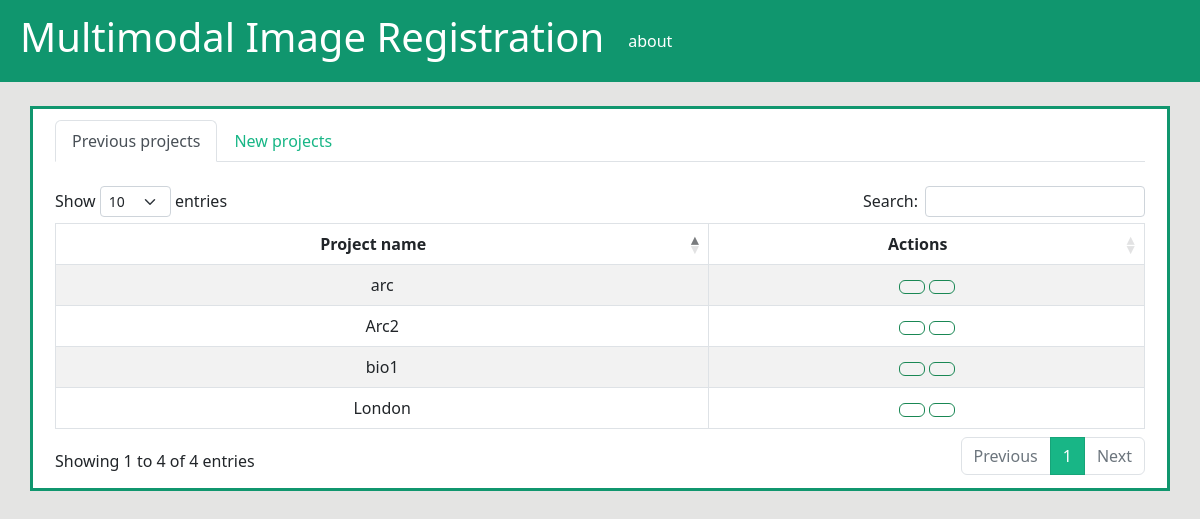
The app's page /, older data.
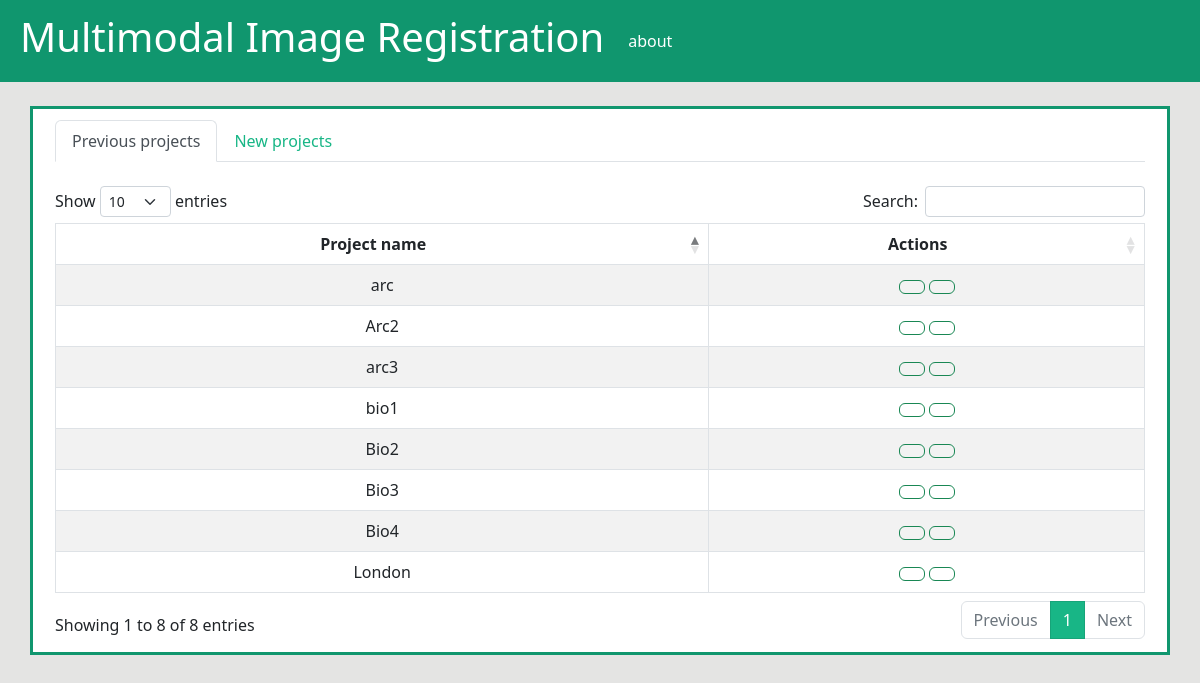
The same page, newer data.
### main/models.py (models this page shows, shortened)
class Projects(models.Model):
    name = models.CharField(max_length=255, null=True)
    image1 = models.ImageField(upload_to='img/fixed/')
    image2 = models.ImageField(upload_to='img/moving/')

class Results(models.Model):
    warping = models.ImageField(max_length=255, storage=OverwriteStorage(),upload_to='img/results/warp/', blank=True)
    features_mov = models.ImageField(max_length=255,storage=OverwriteStorage(),upload_to='img/results/f_mov/', blank=True)
    features_fix = models.ImageField(max_length=255,storage=OverwriteStorage(),upload_to='img/results/f_fix/', blank=True)
    line_match = models.ImageField(max_length=255,storage=OverwriteStorage(), upload_to='img/results/l_match/', blank=True)
    chessboard = models.ImageField(max_length=255,storage=OverwriteStorage(), upload_to='img/results/chess/', blank=True)
    algorithm = models.ForeignKey('Algorithms', on_delete=models.CASCADE)
    project = models.ForeignKey('Projects', on_delete=models.CASCADE)

class Algorithms(models.Model):
    name = models.CharField(max_length=255, null=True)

### main/views.py (the view)
# urls.py: re_path(r'^$', views.home, name='home'),
def home(request):
    dtable = Projects.objects.all().order_by('name')
    alg = Algorithms.objects.all().order_by('name')
    context = {'dtable':dtable,
               'alg': alg}
    return render(request, 'index.html', context)

### main/templatetags/extraTags.py (called while the page is built)
@register.filter(name='getFirstAlg')
def getFirstAlg(project_id):
    algorithms = Results.objects.filter(project=project_id)
    return algorithms[0].algorithm.id

### main/templates/index.html (shortened to what this page needs)
{% extends 'base.html' %}
{% load static %}
{% load extraTags %}
{% load bootstrap_icons %}
{% block content %}
<link rel="stylesheet" href="{% static 'css/dataTables.bootstrap5.css' %}">
<br>
<div class="container bg2 " style="padding-top: 1px; padding-bottom: 1px; border-style: solid; border-color: #10966e;">
    <div class="margIns">
    <ul class="nav nav-tabs " role="tablist">
        <li class="nav-item " role="presentation">
            <button  class="nav-link active" data-bs-toggle="tab" type="button"  data-bs-target="#tableProj" role="tab" >Previous projects</button >
        </li>
        <li >
            <button  class="nav-link tabCol" data-bs-toggle="tab" type="button"  data-bs-target="#formNew" role="tab">New projects</button >
        </li>
    </ul>
    <div class="tab-content">
        <div id="tableProj" role="tabpanel" class="tab-pane active ">
            <div class="row justify-content-center ">
                <div class="col-12">
                    <br>
                    <table cellpadding="0" cellspacing="0" border="0" class="table table-striped table-bordered" id="table1" >
                        <thead>
                            <tr style = "text-align: center;">
                                <th style = "text-align: center;" >Project name</th>
                                <th style = "text-align: center;" >Actions</th>
                            </tr>
                        </thead>
                        <tbody style = "text-align: center;">
                            {% for d in dtable %}
                                {%ifchanged d.name %}
                                    <tr style = "text-align: center;">
                                        <td style = "text-align: center;" > {{d.name}}</td>
                                        <td style = "text-align: center;" >
                                            <a  name="{{d.id}}" class="btn btn-outline-success run" > {% bs_icon 'play-fill' %}</a>
                                            <a class="btn btn-outline-success" href="{% url 'home:viewer' d.id 0 d.id|getFirstAlg %}">
                                            </a>
                                        </td>
                                    </tr>
                                {% endifchanged %}
                            {% endfor %}
                        </tbody>
                    </table>
                </div>
        </div>
         </div>
    </div>
    </div>
</div>
{% endblock content %}

### main/templates/base.html (shortened to what this page needs)
{% load static %}
<!DOCTYPE html>
<html lang="en">
<head>
    <link rel="stylesheet" href="{% static 'css/bootstrap.css' %}">
    <link rel="stylesheet" href="{% static 'css/base.css' %}">
</head>
<body class = "bg"  >
<div class="wrapper">
  <div  class="col-md-12" style="padding:0px" >
   <nav class="navbar navbar-expand-lg navbar-dark " style="background-color: #10966e">
       <a class="navbar-brand" href="{% url 'home:home' %}" class="txt_blanco " style="margin-left: 1em;">
           <h1 class="txt_blanco " >Multimodal Image Registration</h1>
        </a>
                    <ul class="navbar-nav mr-auto">
                        <li class="nav-item active log">
                            <a class="nav-link" href="#" style="color: #fff;" >about</a>
                        </li>
                    </ul>
    </nav>
    </div>
   {% block content %}
   {% endblock content %}
</div>
</body>
</html>

### main/static/css/base.css (style rules this page uses)
.bg { background-color: #e4e4e3; }
.txt_blanco { color: #fff; }
.bg2 { background-color:#fff; height: 85%; background-position: top; background-repeat: no-repeat; background-size: 100% 100%; }
.margIns { margin-top: 10px; margin-bottom: 10px; margin-right: 10px; margin-left: 10px; }
.nav-link, .nav-link:hover { color: #18b686 ; }

Row changes from the older to the newer data that the page shows:
added Projects: name "Bio2"
added Projects: name "Bio3"
added Projects: name "Bio4"
added Projects: name "arc3"
Text that changed along with them:
text written by a page script: "Show entries Search: Showing 1 to 4 of 4 entries Previous 1 Next" → "Show entries Search: Showing 1 to 8 of 8 entries Previous 1 Next"
